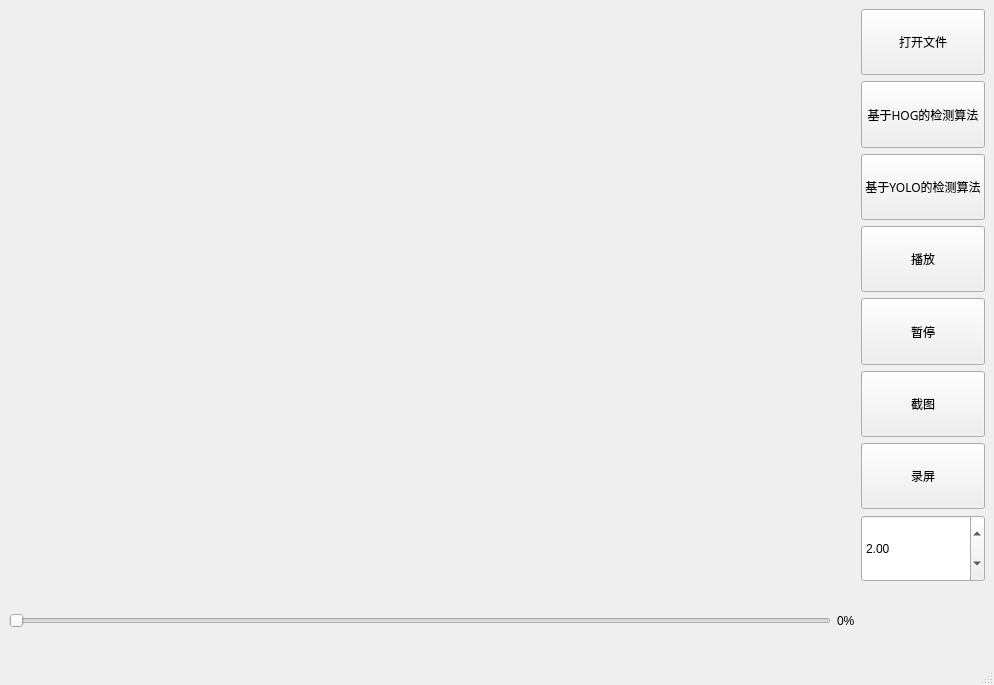
<?xml version="1.0" encoding="UTF-8"?>
<ui version="4.0">
 <class>MainWindow</class>
 <widget class="QMainWindow" name="MainWindow">
  <property name="geometry">
   <rect>
    <x>0</x>
    <y>0</y>
    <width>994</width>
    <height>685</height>
   </rect>
  </property>
  <property name="windowTitle">
   <string>视频数据的信息管理及目标检测系统</string>
  </property>
  <widget class="QWidget" name="centralwidget">
   <layout class="QGridLayout" name="gridLayout">
    <item row="0" column="0" rowspan="8">
     <widget class="myVideoWidget" name="wgt_video" native="true"/>
    </item>
    <item row="0" column="1">
     <widget class="QPushButton" name="btn_open">
      <property name="maximumSize">
       <size>
        <width>300</width>
        <height>200</height>
       </size>
      </property>
      <property name="font">
       <font>
        <family>微软雅黑</family>
       </font>
      </property>
      <property name="text">
       <string>打开文件</string>
      </property>
     </widget>
    </item>
    <item row="1" column="1">
     <widget class="QPushButton" name="btn_detect">
      <property name="maximumSize">
       <size>
        <width>300</width>
        <height>200</height>
       </size>
      </property>
      <property name="font">
       <font>
        <family>微软雅黑</family>
       </font>
      </property>
      <property name="text">
       <string>基于HOG的检测算法</string>
      </property>
     </widget>
    </item>
    <item row="2" column="1">
     <widget class="QPushButton" name="btn_yolo">
      <property name="maximumSize">
       <size>
        <width>300</width>
        <height>200</height>
       </size>
      </property>
      <property name="font">
       <font>
        <family>微软雅黑</family>
       </font>
      </property>
      <property name="text">
       <string>基于YOLO的检测算法</string>
      </property>
     </widget>
    </item>
    <item row="3" column="1">
     <widget class="QPushButton" name="btn_play">
      <property name="maximumSize">
       <size>
        <width>300</width>
        <height>200</height>
       </size>
      </property>
      <property name="font">
       <font>
        <family>微软雅黑</family>
       </font>
      </property>
      <property name="text">
       <string>播放</string>
      </property>
     </widget>
    </item>
    <item row="4" column="1">
     <widget class="QPushButton" name="btn_stop">
      <property name="maximumSize">
       <size>
        <width>300</width>
        <height>200</height>
       </size>
      </property>
      <property name="font">
       <font>
        <family>微软雅黑</family>
       </font>
      </property>
      <property name="text">
       <string>暂停</string>
      </property>
     </widget>
    </item>
    <item row="5" column="1">
     <widget class="QPushButton" name="btn_jietu">
      <property name="maximumSize">
       <size>
        <width>300</width>
        <height>200</height>
       </size>
      </property>
      <property name="font">
       <font>
        <family>微软雅黑</family>
       </font>
      </property>
      <property name="text">
       <string>截图</string>
      </property>
     </widget>
    </item>
    <item row="6" column="1">
     <widget class="QPushButton" name="btn_lupin">
      <property name="maximumSize">
       <size>
        <width>300</width>
        <height>200</height>
       </size>
      </property>
      <property name="font">
       <font>
        <family>微软雅黑</family>
       </font>
      </property>
      <property name="text">
       <string>录屏</string>
      </property>
     </widget>
    </item>
    <item row="7" column="1">
     <widget class="QDoubleSpinBox" name="lupintime">
      <property name="maximumSize">
       <size>
        <width>300</width>
        <height>200</height>
       </size>
      </property>
      <property name="value">
       <double>2.000000000000000</double>
      </property>
     </widget>
    </item>
    <item row="8" column="0">
     <layout class="QHBoxLayout" name="horizontalLayout">
      <property name="sizeConstraint">
       <enum>QLayout::SetDefaultConstraint</enum>
      </property>
      <item>
       <widget class="QSlider" name="sld_video">
        <property name="maximum">
         <number>100</number>
        </property>
        <property name="orientation">
         <enum>Qt::Horizontal</enum>
        </property>
        <property name="tickPosition">
         <enum>QSlider::NoTicks</enum>
        </property>
       </widget>
      </item>
      <item>
       <widget class="QLabel" name="lab_video">
        <property name="text">
         <string>0%</string>
        </property>
       </widget>
      </item>
     </layout>
    </item>
   </layout>
  </widget>
  <widget class="QMenuBar" name="menubar">
   <property name="geometry">
    <rect>
     <x>0</x>
     <y>0</y>
     <width>994</width>
     <height>23</height>
    </rect>
   </property>
  </widget>
  <widget class="QStatusBar" name="statusbar"/>
 </widget>
 <customwidgets>
  <customwidget>
   <class>myVideoWidget</class>
   <extends>QWidget</extends>
   <header>myVideoWidget.h</header>
   <container>1</container>
  </customwidget>
 </customwidgets>
 <resources/>
 <connections/>
</ui>
